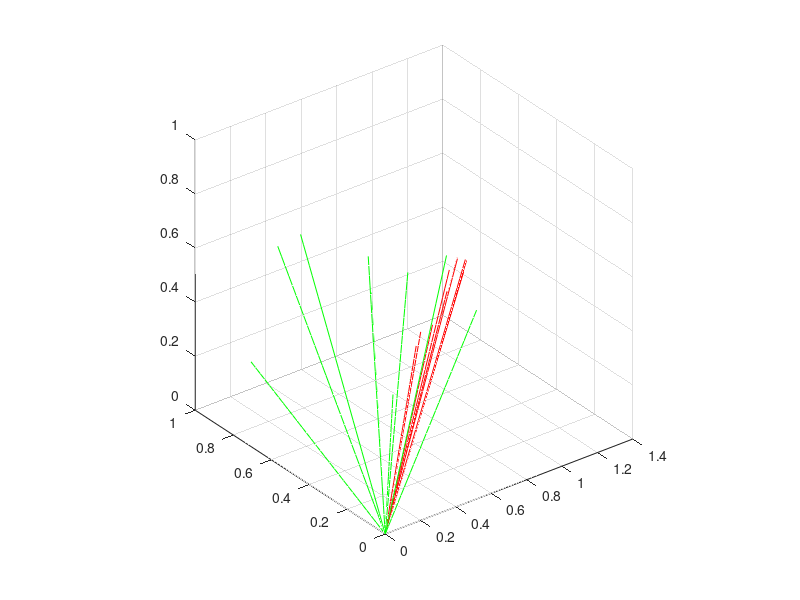

Source code (MATLAB):
% Problem 5.4
clear

H = hilb(10);
A = H(1:3, 1:3);

np = 10;
for i = 1:np
	u = rand(3,1);
	u = u/norm(u);

	rst = A*u;
	
	Xa = linspace(0, u(1), 30);
	Ya = linspace(0, u(2), 30);
	Za = linspace(0, u(3), 30);

	plot3(Xa, Ya, Za, 'g');
	hold on;
	grid on;
	axis square;

	rst = A*u;
	X1a = linspace(0, rst(1), 30);
	Y1a = linspace(0, rst(2), 30);
	Z1a = linspace(0, rst(3), 30);
	
	plot3(X1a, Y1a, Z1a, 'r');
	pause;
	
	%plot3()
end
hold off
